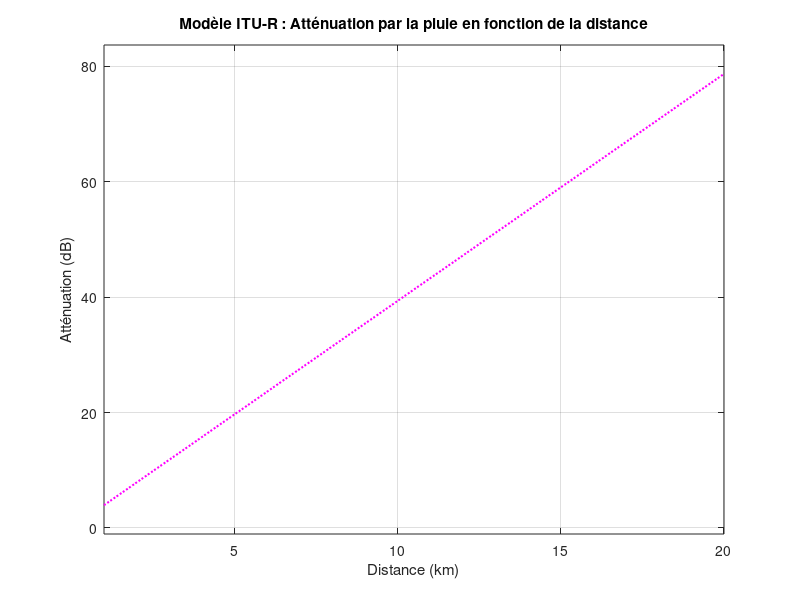

Recreate this plot in MATLAB.
close all;

% Paramètres du modèle ITU-R
d = linspace(1, 20, 100); % Distance en km
R = 50; % Pluviométrie en mm/h
k = 0.036; % Facteur dépendant de la fréquence (ITU-R P.838)
alpha = 1.2; % Exposant de l'atténuation

% Conversion de la distance en kilomètres vers mètres
d_m = d * 1e3;

% Calcul de l'atténuation spécifique (en dB/km)
gamma_r = k * R^alpha;

% Calcul de l'atténuation totale (en dB)
A_r = gamma_r * d; 

% Tracé du modèle ITU-R
figure;
plot(d, A_r, 'm:', 'LineWidth', 1.5);

% Ajout des labels et du titre
xlabel('Distance (km)');
ylabel('Atténuation (dB)');
title('Modèle ITU-R : Atténuation par la pluie en fonction de la distance');

% Ajout de la grille
grid on;
axis([1 20 min(A_r) - 5 max(A_r) + 5]);
